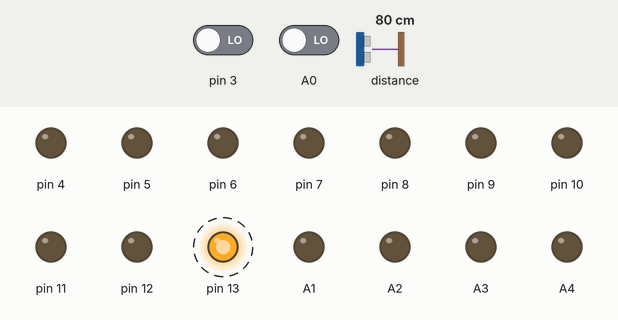
Recording of a sketch running on a simulated Arduino Uno, built with avr-gcc and run on an emulated ATmega328P. On the bench: output pins drawn as LEDs (lit = HIGH). Dashed ring = blinking. The inputs (shaded band) are chosen by the test bench; at power-on: A0 LOW, distance to the obstacle 80 cm, pin 3 LOW. The echo pulse lasts 58.3 µs per cm.

Above: at 1.2 s.
1.3 s: A0 driven HIGH
At 3.8 s:
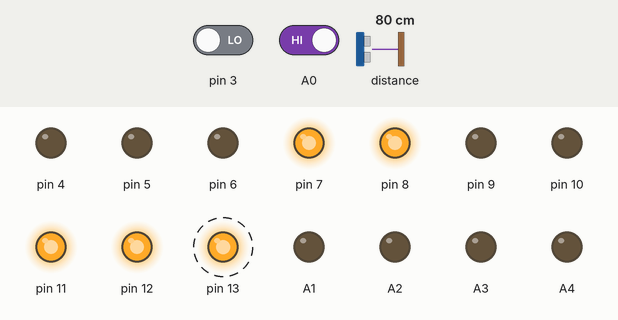
4.3 s: distance to the obstacle set to 11 cm
At 5.4 s:
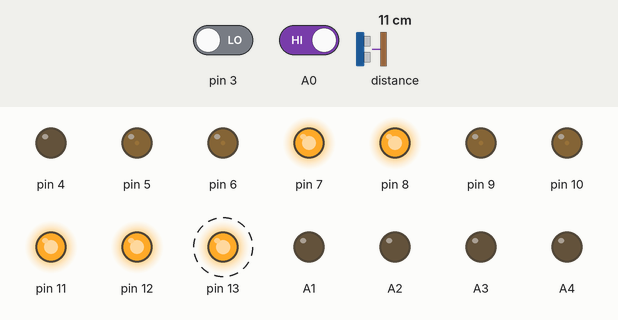
7.3 s: pin 3 driven HIGH
At 9.6 s:
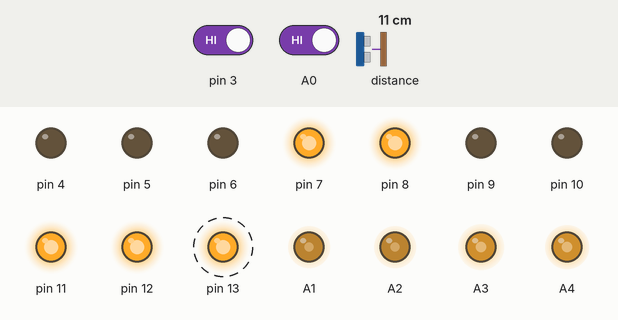
10.3 s: A0 driven LOW
At 11.8 s:
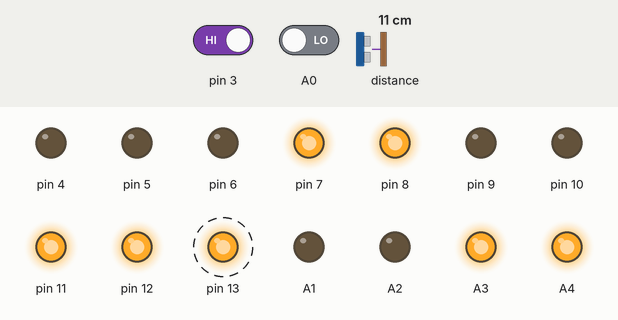
Timing chart, 0 to 14.3 s (numbered marks = the images above; inputs shaded):
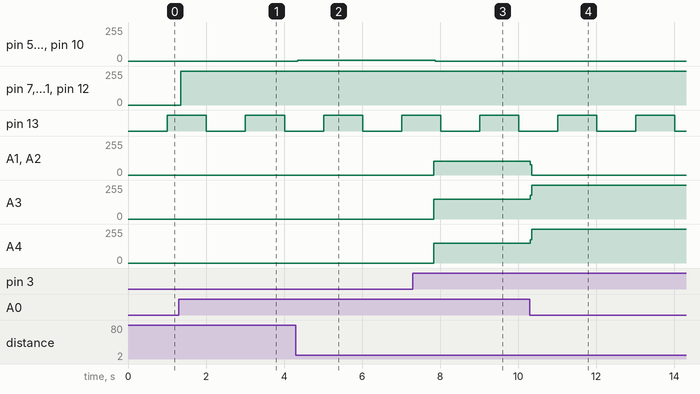

The sketch:

Task2.ino
```cpp
unsigned long previousMillis=0;
unsigned long sensor=0;
unsigned long previousMillisAlarmthatbeingon=0;
bool canmoveforward=true;
bool checktoturnonfan=false;
bool Activefan=false;
void setup() {
   for(int i=0;i<4;i++){
     pinMode(i,INPUT);
     }
  for(int i=4;i<14;i++){
     pinMode(i,OUTPUT);
     }
       pinMode(A0,INPUT);
       pinMode(A1,OUTPUT);
       pinMode(A2,OUTPUT);
       pinMode(A3,OUTPUT);
       pinMode(A4,OUTPUT);

       attachInterrupt(digitalPinToInterrupt(3),isMOreThanhalfsecond,RISING);
}

void loop() {
  unsigned long currentMillis=millis();
  if((unsigned)(currentMillis-previousMillis)>=1000){
   digitalWrite(13,!digitalRead(13));
   previousMillis=millis();
  }
if(digitalRead(A0))
{
    if(checktoturnonfan&&(unsigned)(currentMillis-previousMillisAlarmthatbeingon)>=500){
       Activefan=true;
    }
  if(Activefan){
      moveforward(A1,A2,A3,A4);
      }
  else{
        if(getdistance(0)>10 && canmoveforward){
                moveforward(5,6,7,8);
                moveforward(9,10,11,12);
         }
         else{
                if(getdistance(1)>10){
                returnandcheckforword(9,10,11,12);

                }
                    else{
                          if(getdistance(2)>10){
                              returnandcheckforword(5,6,7,8);

                          }
                           else{
                             moveback();
                             canmoveforward=false;
                            }
                          }
                 }
       }
}
}

void returnandcheckforword(int b0,int b1, int b2, int b3){
                              moveforward(b0,b1,b2,b3);
                               moveforward(b0,b1,b2,b3);
                             canmoveforward=true;
                             if(getdistance(0)>10 && canmoveforward){
                           moveforward(5,6,7,8);
                          moveforward(9,10,11,12);
                             }

  }

void moveforward(int bin0,int bin1,int bin2,int bin3){
        digitalWrite(bin0, HIGH);
        digitalWrite(bin1, LOW);
        digitalWrite(bin2, LOW);
        digitalWrite(bin3, HIGH);

        digitalWrite(bin0, HIGH);
        digitalWrite(bin1, HIGH);
        digitalWrite(bin2, LOW);
        digitalWrite(bin3, LOW);

        digitalWrite(bin0, LOW);
        digitalWrite(bin1, HIGH);
        digitalWrite(bin2,HIGH );
        digitalWrite(bin3, LOW);

        digitalWrite(bin0, LOW);
        digitalWrite(bin1, LOW);
        digitalWrite(bin2, HIGH);
        digitalWrite(bin3, HIGH);
        }

void moveback(){
  for (int i=5;i<12;i+=4)
        {
        digitalWrite(i, HIGH);
        digitalWrite(i+1, LOW);
        digitalWrite(i+2, HIGH);
        digitalWrite(i+3, LOW);
        }
         // 0110
        for (int i=5;i<12;i+=4)
        {
        digitalWrite(i, LOW);
        digitalWrite(i+1, HIGH);
        digitalWrite(i+2, HIGH);
        digitalWrite(i+3, LOW);
        }
       //0101
       for (int i=5;i<12;i+=4)
        {
        digitalWrite(i, LOW);
        digitalWrite(i+1, HIGH);
        digitalWrite(i+2, LOW);
        digitalWrite(i+3, HIGH);
        }
        //1001
        for (int i=5;i<12;i+=4)
        {
         digitalWrite(i, HIGH);
        digitalWrite(i+1, LOW);
        digitalWrite(i+2, LOW);
        digitalWrite(i+3, HIGH);
        }

  }

long getdistance(int pinNum){
  sensor=0;
  digitalWrite(4, LOW);
 unsigned long currentMillis=millis();
  if((unsigned)(currentMillis-sensor)<0.002){
   sensor=millis();
  }
  digitalWrite(4, HIGH);
  sensor=0;
  currentMillis=millis();
  if((unsigned)(currentMillis-sensor)<0.02){
   sensor=millis();
  }
  digitalWrite(4, LOW);

  long duration = pulseIn(pinNum, HIGH,55000);
  long cm = (duration)/ 29  / 2;
  return cm;
  }

void isMOreThanhalfsecond(){
  previousMillisAlarmthatbeingon =millis();
  if(checktoturnonfan==false){
    checktoturnonfan=true;
    }
  else{
    Activefan=false;
    }
  }
```

Measured:
- after the input at 1.3 s, pin 7, pin 8, pin 11, pin 12: 0/255 → 254/255 after 0.05 s
- after the input at 4.3 s, pin 5, pin 6, pin 9, pin 10: 0/255 → 6/255 after 0.05 s
- after the input at 7.3 s, pin 5, pin 6, pin 9, pin 10: 6/255 → 0/255 after 0.57 s; pin 7, pin 8, pin 11, pin 12: 254/255 → 255/255 after 0.57 s; A1, A2: 0/255 → 105/255 after 0.53 s; A3: 0/255 → 150/255 after 0.53 s; A4: 0/255 → 148/255 after 0.53 s
- after the input at 10.3 s, A1, A2: 105/255 → 0/255 at once; A3: 150/255 → 255/255 at once; A4: 148/255 → 255/255 at once
- by itself, pin 13: alternates HIGH for 1.0 s and LOW for 1.0 s
